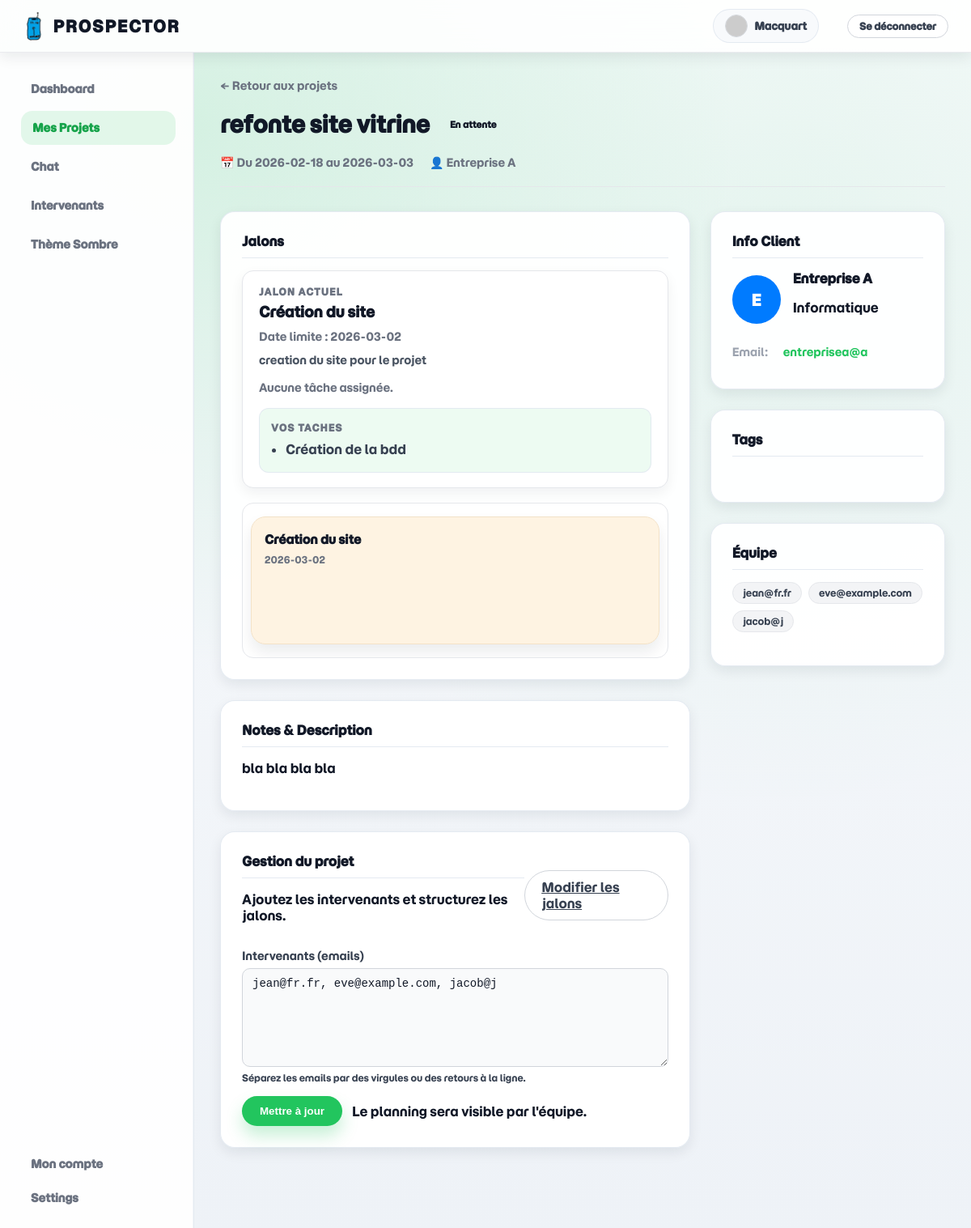
The app's page /projets?p=2 (signed in) with its own data.
### tables this page shows
CREATE TABLE utilisateurs (
            id INTEGER PRIMARY KEY AUTOINCREMENT,
            nom TEXT NOT NULL,
            email TEXT NOT NULL UNIQUE,
            password TEXT NOT NULL,
            tags TEXT,
            autorisations INTEGER DEFAULT 1,
            avatar TEXT,
            valide INTEGER DEFAULT 0,
            bio TEXT,
            disponibilite TEXT DEFAULT 'Disponible', 
            langues TEXT, 
            liens TEXT
        );

CREATE TABLE commandes (
            id INTEGER PRIMARY KEY AUTOINCREMENT,
            id_cdp INTEGER,
            id_client INTEGER,
            date_debut TEXT,
            date_fin TEXT,
            objets TEXT,
            tags_intervenants TEXT,
            jalons_id TEXT,
            status TEXT,
            description TEXT,
            intervenants TEXT,
            FOREIGN KEY (id_cdp) REFERENCES utilisateurs(id),
            FOREIGN KEY (id_client) REFERENCES client(id)
        );

CREATE TABLE client (
            id INTEGER PRIMARY KEY AUTOINCREMENT,
            nom_complet TEXT,
            email TEXT,
            secteur TEXT
        );

CREATE TABLE jalon (
            id INTEGER PRIMARY KEY AUTOINCREMENT,
            nom TEXT,
            taches TEXT,
            date_limite TEXT
        , description TEXT);

CREATE TABLE `jalon_intervenant` (`id` INTEGER, `jalon_id` INTEGER NOT NULL, `intervenant_id` INTEGER NOT NULL, `tache` TEXT, FOREIGN KEY (jalon_id) REFERENCES jalon(id));

### main.py (the view, shortened to what this page needs)
@app.route('/projets', methods=["GET", "POST"])
@login_required
def projects():
    conn = sqlite3.connect(DATABASE)
    conn.row_factory = sqlite3.Row
    cursor = conn.cursor()
    is_admin = (current_user.autorisations == 3)
    project_id = request.args.get('p')
    status_config = {
        "draft":   {'label': "Brouillon",  'color': "gray"},
        "waiting": {'label': "En attente", 'color': "blue"},
        "nego":    {'label': "En cours",   'color': "orange"},
        "won":     {'label': "Terminé",    'color': "green"},
    }
    status_map_simple = {k: v['label'] for k, v in status_config.items()}
    if project_id:
        cursor.execute("""
            SELECT u.email as cdp_email, c.intervenants, cl.email as client_email
            FROM commandes c
            LEFT JOIN utilisateurs u ON c.id_cdp = u.id
            LEFT JOIN client cl ON c.id_client = cl.id
            WHERE c.id = ?
        """, (project_id,))
        access = cursor.fetchone()
        if not access:
            conn.close()
            flash("Projet introuvable.", "danger")
            return redirect(url_for('projects'))
        intervenants = parse_list_field(access['intervenants'])
        is_cdp = (current_user.email == access['cdp_email'])
        can_access = is_admin or is_cdp or (current_user.email == access['client_email']) or (current_user.email in intervenants)
        if not can_access:
            conn.close()
            flash("Accès refusé", "danger")
            return redirect(url_for('projects'))
        cursor.execute("""--sql
            SELECT c.*, u.email as cdp_email, cl.nom_complet, cl.email as client_email, cl.secteur, cl.nom_complet as contact
            FROM commandes c
            LEFT JOIN client cl ON c.id_client = cl.id
            LEFT JOIN utilisateurs u ON c.id_cdp = u.id
            WHERE c.id = ?
        """, (project_id,))
        row = cursor.fetchone()
        j_ids = parse_id_list(row['jalons_id'])
        jalons_list = []
        assignations_map = get_jalon_assignations(cursor, j_ids)
        if j_ids:
            cursor.execute(f"SELECT * FROM jalon WHERE id IN ({','.join(['?']*len(j_ids))}) ORDER BY id", j_ids)
            jalons_list = [{
                "id": j['id'],
                "nom": j['nom'],
                "date": j['date_limite'],
                "description": j['description'],
                "taches": parse_list_field(j['taches']),
                "assignations": assignations_map.get(j['id'], [])
            } for j in cursor.fetchall()]
        project_data = dict(row)
        print(project_data)
        project_intervenants = parse_list_field(row['intervenants'])
        current_jalon_tasks = []
        if jalons_list:
            current_jalon = jalons_list[0]
            current_jalon_tasks = [
                item["tache"] for item in current_jalon.get("assignations", [])
                if str(item.get("intervenant_id")) == str(current_user.id) and item.get("tache")
            ]
        project_data.update({
            'tags': parse_list_field(row['tags_intervenants']),
            'intervenants': project_intervenants,
            'jalons': jalons_list,
            'jalons_raw': "\n".join([f"{j['date']}: {j['nom']}" for j in jalons_list]),
            'titre': row['objets'],
            'status': status_map_simple.get((row['status'] or 'draft').lower(), "Brouillon"),
            'status_key': (row['status'] or 'draft').lower(),
            'client': {'nom': row['nom_complet'], 'email': row['client_email'], 'secteur': row['secteur'], 'contact': row['contact']},
            'current_jalon_tasks': current_jalon_tasks
        })
        conn.close()
        return render_template('project_frame.html', active_page='projects', p=project_data, is_admin=is_admin, is_cdp=is_cdp, status_map=status_map_simple)

### main.py (called while the page is built)
@login_manager.user_loader
def load_user(user_id):
    conn = sqlite3.connect(DATABASE)
    cursor = conn.cursor()
    cursor.execute("SELECT id, nom, email, autorisations, tags FROM utilisateurs WHERE id = ?", (user_id,))
    row = cursor.fetchone()
    conn.close()
    if row:
        return User(id=row[0], nom=row[1], email=row[2], autorisations=row[3], tags=row[4])
    return None

def get_avatar(email, size=80, default='identicon', rating='g'):
    avatar_custom = None
    try:
        with sqlite3.connect(DATABASE) as conn:
            cursor = conn.cursor()
            cursor.execute("SELECT avatar FROM utilisateurs WHERE email = ?", (email,))
            row = cursor.fetchone()
            if row and row[0]:
                avatar_custom = row[0]
    except Exception:
        pass
    if avatar_custom:
        return url_for('static', filename=f'img/{avatar_custom}')
    email_clean = email.strip().lower()
    email_hash = hashlib.sha256(email_clean.encode('utf-8')).hexdigest()
    query_params = urlencode({
        's': str(size),
        'd': default,
        'r': rating
    })
    return f"https://www.gravatar.com/avatar/{email_hash}?{query_params}"

def parse_list_field(raw_value):
    if not raw_value:
        return []
    return [item.strip() for item in raw_value.replace("\n", ",").split(",") if item.strip()]

def parse_id_list(raw_value):
    if not raw_value:
        return []
    ids = []
    for item in raw_value.replace("\n", ",").split(","):
        item = item.strip()
        if not item:
            continue
        try:
            ids.append(int(item))
        except ValueError:
            continue
    return ids

def get_jalon_assignations(cursor, jalon_ids):
    if not jalon_ids:
        return {}
    placeholder = ",".join(["?"] * len(jalon_ids))
    cursor.execute(
        f"""
        SELECT ji.jalon_id, ji.intervenant_id, ji.tache, u.email, u.nom
        FROM jalon_intervenant ji
        LEFT JOIN utilisateurs u ON ji.intervenant_id = u.id
        WHERE ji.jalon_id IN ({placeholder})
        """,
        jalon_ids,
    )
    mapping = {jid: [] for jid in jalon_ids}
    for row in cursor.fetchall():
        mapping[row[0]].append({
            "intervenant_id": row[1],
            "tache": row[2] or "",
            "email": row[3],
            "nom": row[4],
        })
    return mapping

### templates/project_frame.html (shortened to what this page needs)
{% extends "base_dash.html" %}
{% block content %}
<div class="project-detail-container">
    <div class="detail-header">
        <div class="header-left">
            <a href="{{ url_for('projects') }}" class="back-link">← Retour aux projets</a>
            <div class="title-row">
                <h1>{{ p.titre }}</h1>
                <span class="badge badge-{{ 'success' if p.status == 'terminé' else 'primary' }}">
                    {{ p.status|capitalize }}
                </span>
            </div>
            <div class="meta-row">
                <span>📅 Du {{ p.date_debut }} au {{ p.date_fin }}</span>
                <span>👤 {{ p.client.nom }}</span>
            </div>
        </div>
    </div>
    <div class="detail-grid">
        <div class="main-column">
            <div class="detail-card">
                <h3>Jalons</h3>
                {% if p.jalons %}
                    {% set current_jalon = p.jalons[0] %}
                    <div class="milestone-panel">
                        <div class="milestone-current">
                            <div class="milestone-current-header">
                                <span class="milestone-title">Jalon actuel</span>
                                <span class="milestone-name">{{ current_jalon.nom }}</span>
                            </div>
                            <div class="milestone-meta">Date limite : {{ current_jalon.date or "Non définie" }}</div>
                            {% if current_jalon.description %}
                                <p class="milestone-description">{{ current_jalon.description }}</p>
                            {% endif %}
                            <div class="milestone-tasks">
                                {% if current_jalon.taches %}
                                    {% for tache in current_jalon.taches %}
                                        <span class="milestone-task">{{ tache }}</span>
                                    {% endfor %}
                                {% else %}
                                    <span class="milestone-empty">Aucune tâche assignée.</span>
                                {% endif %}
                            </div>
                            {% if p.current_jalon_tasks %}
                            <div class="milestone-assigned">
                                <span class="milestone-title">Vos taches</span>
                                <ul>
                                    {% for tache in p.current_jalon_tasks %}
                                        <li>{{ tache }}</li>
                                    {% endfor %}
                                </ul>
                            </div>
                            {% endif %}
                        </div>
                        <div class="milestone-track">
                            {% for jalon in p.jalons %}
                                <div class="milestone-card">
                                    <div class="milestone-card-title">{{ jalon.nom }}</div>
                                    <div class="milestone-card-date">{{ jalon.date or "..." }}</div>
                                </div>
                            {% endfor %}
                        </div>
                    </div>
                {% else %}
                    <p class="empty-msg">Aucun jalon défini.</p>
                {% endif %}
            </div>
            <div class="detail-card">
                <h3>Notes & Description</h3>
                <div class="desc-content">
                    {% if p.description %}
                        <p>{{ p.description }}</p>
                    {% else %}
                        <p class="empty-msg">Aucune description n'a encore été fournie pour ce projet.</p>
                    {% endif %}
                </div>
            </div>
            {% if is_admin or is_cdp %}
            <div class="detail-card planning-card" id="planning-form">
                <div class="planning-header">
                    <div>
                        <h3>Gestion du projet</h3>
                        <p class="muted">Ajoutez les intervenants et structurez les jalons.</p>
                    </div>
                    <a class="btn-secondary" href="{{ url_for('edit_jalons', p=p.id) }}">Modifier les jalons</a>
                </div>
                <form method="POST" class="request-form" action="{{ url_for('projects', p=p.id) }}">
                    <label class="form-field">
                        <span>Intervenants (emails)</span>
                        <textarea name="intervenants" rows="2" placeholder="inter1@example.com, inter2@example.com">{{ p.intervenants | join(', ') }}</textarea>
                        <small class="muted">Séparez les emails par des virgules ou des retours à la ligne.</small>
                    </label>
                    <div class="actions-row">
                        <button type="submit" class="btn-primary">Mettre à jour</button>
                        <span class="muted">Le planning sera visible par l'équipe.</span>
                    </div>
                </form>
            </div>
            {% endif %}
        </div>
        <div class="side-column">
            <div class="detail-card">
                <h3>Info Client</h3>
                <div class="client-info-box">
                    <div class="avatar-large" style="background: #007bff;">{{ p.client.nom[0] }}</div>
                    <div>
                        <strong>{{ p.client.nom }}</strong>
                        <p>{{ p.client.secteur }}</p>
                    </div>
                </div>
                <div class="info-list">
                    <div class="info-item">
                        <span>Email:</span> <a href="mailto:{{ p.client.email }}">{{ p.client.email }}</a>
                    </div>
                </div>
            </div>
            <div class="detail-card">
                <h3>Tags</h3>
            </div>
            <div class="detail-card">
                <h3>Équipe</h3>
                <div class="tags-container" style="margin-top: 10px;">
                    {% for email in p.intervenants %}
                        <span class="tag">{{ email }}</span>
                    {% else %}
                        <span class="tag muted-tag">Aucun intervenant</span>
                    {% endfor %}
                </div>
            </div>
        </div>
    </div>
</div>
{% endblock %}

### templates/base_dash.html (shortened to what this page needs)
<!DOCTYPE html>
<html lang="fr">
<head>
    <link rel="stylesheet" href="{{ url_for('static', filename='css/db_style.css') }}">
</head>
<body class="app-body">
    <nav id="navbar" class="navbar">
        <div class="navbar-inner">
            <div class="navbar-left">
<a href="{{ url_for('dashboard') }}" class="navbar-brand" style="display: flex; align-items: center; gap: 10px;">
    <img src="{{ url_for('static', filename='img/logo.png') }}"
         alt="Logo"
         class="main_title"> Prospector
</a>
            </div>
            <div class="navbar-right">
                {% if current_user.email %}
                    <a class="navbar-link-profile" href="{{ url_for('compte') }}">
                        <img src="{{ current_user.gravatar_url }}" class="avatar-mini-nav" alt="Avatar">
                        <span>{{ current_user.nom }}</span>
                    </a>
                    <a class="navbar-link btn-logout" href="{{ url_for('logout') }}">Se déconnecter</a>
                {% endif %}
            </div>
        </div>
    </nav>
    <div class="dashboard-wrapper">
        <nav class="sidebar">
            <a href="{{ url_for('dashboard') }}" class="menu-item {% if active_page == 'dashboard' %}active{% endif %}">
                Dashboard
            </a>
            <a href="{{ url_for('projects') }}" class="menu-item {% if active_page == 'projects' %}active{% endif %}">
                Mes Projets
            </a>
            <a href="{{ url_for('chat') }}" class="menu-item {% if active_page == 'chat' %}active{% endif %}">
                Chat
            </a>
            {% if current_user.autorisations == 2 %}
            <a href="{{ url_for('intervenants') }}" class="menu-item {% if active_page == 'intervenants' %}active{% endif %}">
                Intervenants
            </a>
            {% endif %}
            <div class="menu-item" id="theme-toggle" onclick="toggleTheme()">Thème Sombre</div>
            <div class="bottom-menu">
                <a href="{{ url_for('compte') }}" class="menu-item {% if active_page == 'compte' %}active{% endif %}">Mon compte</a>
                <a href="{{ url_for('settings') }}" class="menu-item {% if active_page == 'settings' %}active{% endif %}">Settings</a>
            </div>
        </nav>
        <main class="main-content">
            {% block content %}{% endblock %}
        </main>
        </div>
</body>
</html>

### records on screen
utilisateurs: nom "Macquart"
commandes: titre "refonte site vitrine", date_debut "2026-02-18", date_fin "2026-03-03", description "bla bla bla bla"
client: client.nom "Entreprise A", client "E", client.secteur "Informatique", client.email "entreprisea@a"
jalon: nom "Création du site", date_limite "2026-03-02", description "creation du site pour le projet"
jalon_intervenant: tache "Création de la bdd"

### other values on screen
{{ p.status|capitalize }} "En attente"
{{ email }} "jean@fr.fr" "eve@example.com" "jacob@j"
